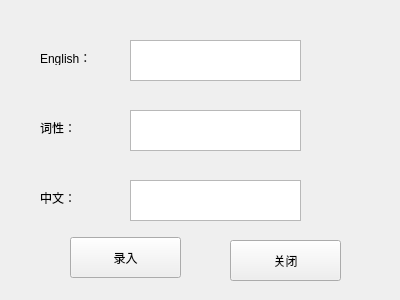
<?xml version="1.0" encoding="UTF-8"?>
<ui version="4.0">
 <class>DataEntry</class>
 <widget class="QWidget" name="DataEntry">
  <property name="geometry">
   <rect>
    <x>0</x>
    <y>0</y>
    <width>400</width>
    <height>300</height>
   </rect>
  </property>
  <property name="windowTitle">
   <string>Form</string>
  </property>
  <widget class="QLabel" name="English">
   <property name="geometry">
    <rect>
     <x>40</x>
     <y>50</y>
     <width>72</width>
     <height>15</height>
    </rect>
   </property>
   <property name="text">
    <string>English：</string>
   </property>
  </widget>
  <widget class="QTextEdit" name="textEnglish">
   <property name="geometry">
    <rect>
     <x>130</x>
     <y>40</y>
     <width>171</width>
     <height>41</height>
    </rect>
   </property>
  </widget>
  <widget class="QTextEdit" name="textAttribute">
   <property name="geometry">
    <rect>
     <x>130</x>
     <y>110</y>
     <width>171</width>
     <height>41</height>
    </rect>
   </property>
  </widget>
  <widget class="QLabel" name="wordAttr">
   <property name="geometry">
    <rect>
     <x>40</x>
     <y>120</y>
     <width>72</width>
     <height>15</height>
    </rect>
   </property>
   <property name="text">
    <string>词性：</string>
   </property>
  </widget>
  <widget class="QTextEdit" name="textChinese">
   <property name="geometry">
    <rect>
     <x>130</x>
     <y>180</y>
     <width>171</width>
     <height>41</height>
    </rect>
   </property>
  </widget>
  <widget class="QLabel" name="Chinese">
   <property name="geometry">
    <rect>
     <x>40</x>
     <y>190</y>
     <width>72</width>
     <height>15</height>
    </rect>
   </property>
   <property name="text">
    <string>中文：</string>
   </property>
  </widget>
  <widget class="QPushButton" name="Entry">
   <property name="geometry">
    <rect>
     <x>70</x>
     <y>237</y>
     <width>111</width>
     <height>41</height>
    </rect>
   </property>
   <property name="text">
    <string>录入</string>
   </property>
  </widget>
  <widget class="QPushButton" name="End">
   <property name="geometry">
    <rect>
     <x>230</x>
     <y>240</y>
     <width>111</width>
     <height>41</height>
    </rect>
   </property>
   <property name="text">
    <string>关闭</string>
   </property>
  </widget>
 </widget>
 <resources/>
 <connections/>
</ui>
